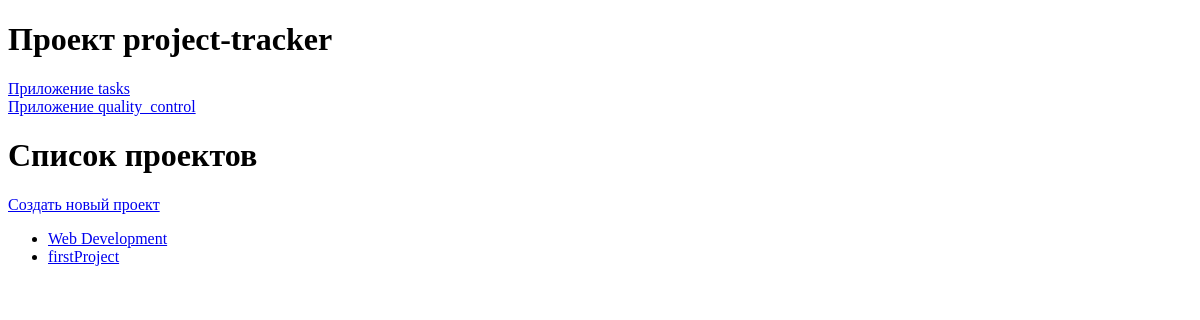
The page /tasks/projects/ on the database as committed earlier.
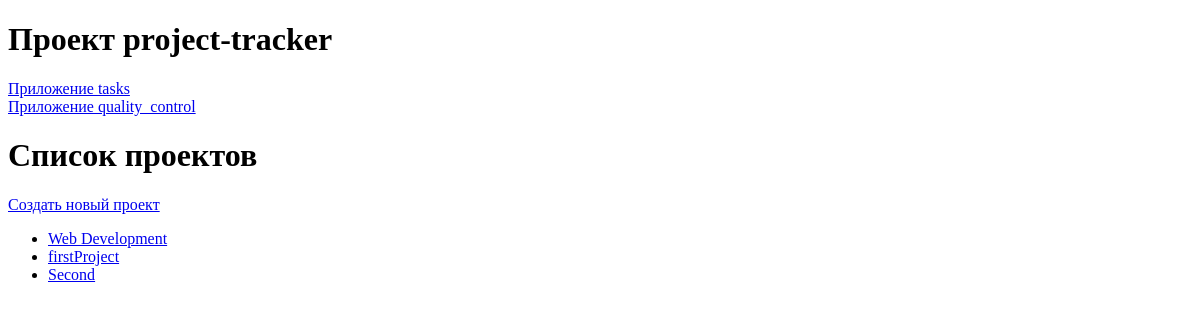
The same page on the database as committed later.
### tasks/models.py (models this page shows, shortened)
class Project(models.Model):
    name = models.CharField(max_length=100)
    description = models.TextField()
    created_at = models.DateTimeField(auto_now_add=True)

### tasks/views.py (the view)
# urls.py: path('projects/', views.ProjectsListView.as_view(), name='projects_list'),
class ProjectsListView(ListView):
    model = Project
    template_name = 'tasks/projects_list.html'

### tasks/templates/tasks/projects_list.html
{% extends 'base/base.html' %}
{% block content %}
    <h1>Список проектов</h1>
    <p><a href="{% url 'tasks:create_project' %}">Создать новый проект</a></p>
    <ul>
        {% for project in project_list %}
            <li><a href="{% url 'tasks:project_detail' project.id %}">{{ project.name }}</a></li>
        {% endfor %}
    </ul>
{% endblock %}

Rows that differ between the two databases and show on the page:
added Project: name "Second"
